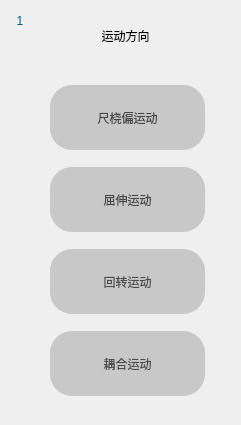
     <widget class="QWidget" name="widget_7" native="true">
      <property name="geometry">
       <rect>
        <x>20</x>
        <y>83</y>
        <width>241</width>
        <height>425</height>
       </rect>
      </property>
      <property name="styleSheet">
       <string notr="true">#widget_7{

border-style:dashed;
border-width:3px ;
border-color: rgb(181, 181, 181);
border-radius:15px ;
}

</string>
      </property>
      <widget class="QLabel" name="label_r_4">
       <property name="geometry">
        <rect>
         <x>10</x>
         <y>6</y>
         <width>20</width>
         <height>30</height>
        </rect>
       </property>
       <property name="styleSheet">
        <string notr="true">#label_r_4{

/*180, 37, 37*/
font:24pt &quot;华光胖头鱼_CNKI&quot;;
color: rgb(0, 85, 127);
}</string>
       </property>
       <property name="text">
        <string>1</string>
       </property>
       <property name="alignment">
        <set>Qt::AlignCenter</set>
       </property>
      </widget>
      <widget class="QLabel" name="label_20">
       <property name="geometry">
        <rect>
         <x>40</x>
         <y>15</y>
         <width>171</width>
         <height>41</height>
        </rect>
       </property>
       <property name="styleSheet">
        <string notr="true"/>
       </property>
       <property name="text">
        <string>运动方向</string>
       </property>
       <property name="alignment">
        <set>Qt::AlignCenter</set>
       </property>
      </widget>
      <widget class="QPushButton" name="chiraopian">
       <property name="geometry">
        <rect>
         <x>50</x>
         <y>85</y>
         <width>155</width>
         <height>65</height>
        </rect>
       </property>
       <property name="styleSheet">
        <string notr="true">background-color: rgb(200, 200, 200);
font: 18pt &quot;黑体&quot;;
color: rgb(70, 70, 70);
border-radius:22px;</string>
       </property>
       <property name="text">
        <string>尺桡偏运动</string>
       </property>
      </widget>
      <widget class="QPushButton" name="qushen">
       <property name="geometry">
        <rect>
         <x>50</x>
         <y>167</y>
         <width>155</width>
         <height>65</height>
        </rect>
       </property>
       <property name="styleSheet">
        <string notr="true">background-color: rgb(200, 200, 200);
font: 18pt &quot;黑体&quot;;
color: rgb(70, 70, 70);
border-radius:22px;</string>
       </property>
       <property name="text">
        <string>屈伸运动</string>
       </property>
      </widget>
      <widget class="QPushButton" name="huizhuan">
       <property name="geometry">
        <rect>
         <x>50</x>
         <y>249</y>
         <width>155</width>
         <height>65</height>
        </rect>
       </property>
       <property name="styleSheet">
        <string notr="true">background-color: rgb(200, 200, 200);
font: 18pt &quot;黑体&quot;;
color: rgb(75, 75, 75);
border-radius:22px;</string>
       </property>
       <property name="text">
        <string>回转运动</string>
       </property>
      </widget>
      <widget class="QLabel" name="label_arrow1">
       <property name="geometry">
        <rect>
         <x>10</x>
         <y>110</y>
         <width>31</width>
         <height>31</height>
        </rect>
       </property>
       <property name="text">
        <string/>
       </property>
      </widget>
      <widget class="QLabel" name="label_arrow2">
       <property name="geometry">
        <rect>
         <x>10</x>
         <y>190</y>
         <width>31</width>
         <height>31</height>
        </rect>
       </property>
       <property name="text">
        <string/>
       </property>
      </widget>
      <widget class="QLabel" name="label_arrow3">
       <property name="geometry">
        <rect>
         <x>10</x>
         <y>310</y>
         <width>31</width>
         <height>31</height>
        </rect>
       </property>
       <property name="text">
        <string/>
       </property>
      </widget>
      <widget class="QPushButton" name="ouhe">
       <property name="geometry">
        <rect>
         <x>50</x>
         <y>331</y>
         <width>155</width>
         <height>65</height>
        </rect>
       </property>
       <property name="styleSheet">
        <string notr="true">background-color: rgb(200, 200, 200);
font: 18pt &quot;黑体&quot;;
color: rgb(75, 75, 75);
border-radius:22px;</string>
       </property>
       <property name="text">
        <string>耦合运动</string>
       </property>
      </widget>
      <widget class="QLabel" name="label_arrow4">
       <property name="geometry">
        <rect>
         <x>20</x>
         <y>380</y>
         <width>31</width>
         <height>31</height>
        </rect>
       </property>
       <property name="text">
        <string/>
       </property>
      </widget>
     </widget>
